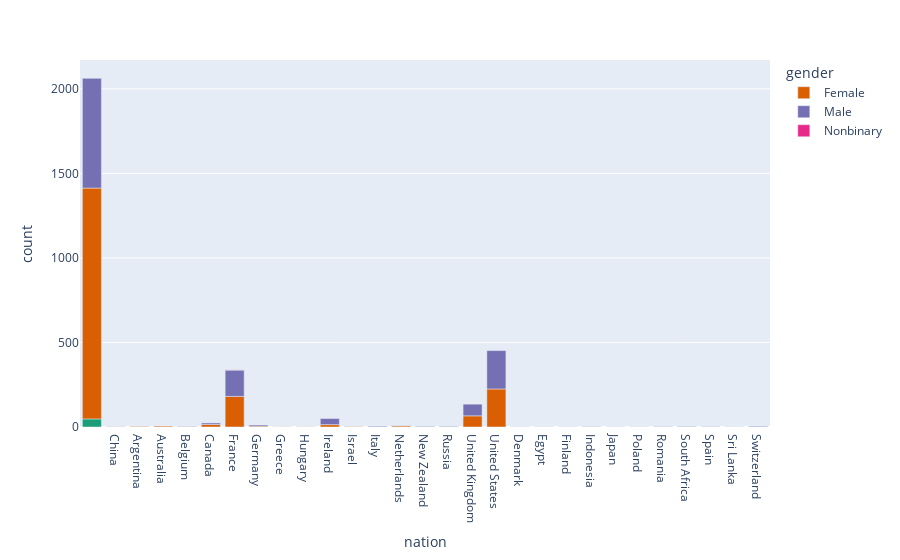

The notebook cell this image was saved under:
### Code cell
color_by='gender'
data = dff.groupby(['nation', color_by]).count().member_id.reset_index().rename({'member_id':'count'},axis=1)
fig = px.bar(
    data, 
    x='nation', 
    y='count',
    color=color_by,
    color_discrete_sequence=px.colors.colorbrewer.Dark2
)
fig

### Figure 1 — Plotly figure (JSON) as saved in the notebook; plotly's stock layout.template omitted (floating-point values rounded to 4 significant figures)
{"data": [{"alignmentgroup": "True", "hovertemplate": "gender=<br>nation=%{x}<br>count=%{y}<extra></extra>", "legendgroup": "", "marker": {"color": "rgb(27,158,119)", "pattern": {"shape": ""}}, "name": "", "offsetgroup": "", "orientation": "v", "showlegend": false, "textposition": "auto", "type": "bar", "x": ["", "China"], "xaxis": "x", "y": [48, 1], "yaxis": "y"}, {"alignmentgroup": "True", "hovertemplate": "gender=Female<br>nation=%{x}<br>count=%{y}<extra></extra>", "legendgroup": "Female", "marker": {"color": "rgb(217,95,2)", "pattern": {"shape": ""}}, "name": "Female", "offsetgroup": "Female", "orientation": "v", "showlegend": true, "textposition": "auto", "type": "bar", "x": ["", "Argentina", "Australia", "Belgium", "Canada", "China", "France", "Germany", "Greece", "Hungary", "Ireland", "Israel", "Italy", "Netherlands", "New Zealand", "Russia", "United Kingdom", "United States"], "xaxis": "x", "y": [1365, 3, 5, 2, 15, 1, 181, 5, 1, 1, 14, 2, 1, 7, 1, 1, 66, 225], "yaxis": "y"}, {"alignmentgroup": "True", "hovertemplate": "gender=Male<br>nation=%{x}<br>count=%{y}<extra></extra>", "legendgroup": "Male", "marker": {"color": "rgb(117,112,179)", "pattern": {"shape": ""}}, "name": "Male", "offsetgroup": "Male", "orientation": "v", "showlegend": true, "textposition": "auto", "type": "bar", "x": ["", "Belgium", "Canada", "Denmark", "Egypt", "Finland", "France", "Germany", "Indonesia", "Ireland", "Italy", "Japan", "Netherlands", "New Zealand", "Poland", "Romania", "Russia", "South Africa", "Spain", "Sri Lanka", "Switzerland", "United Kingdom", "United States"], "xaxis": "x", "y": [649, 2, 9, 1, 1, 1, 156, 7, 2, 36, 4, 1, 1, 3, 1, 2, 3, 3, 2, 1, 4, 69, 227], "yaxis": "y"}, {"alignmentgroup": "True", "hovertemplate": "gender=Nonbinary<br>nation=%{x}<br>count=%{y}<extra></extra>", "legendgroup": "Nonbinary", "marker": {"color": "rgb(231,41,138)", "pattern": {"shape": ""}}, "name": "Nonbinary", "offsetgroup": "Nonbinary", "orientation": "v", "showlegend": true, "textposition": "auto", "type": "bar", "x": ["France"], "xaxis": "x", "y": [1], "yaxis": "y"}], "layout": {"barmode": "relative", "legend": {"title": {"text": "gender"}, "tracegroupgap": 0}, "margin": {"t": 60}, "xaxis": {"anchor": "y", "domain": [0, 1], "title": {"text": "nation"}}, "yaxis": {"anchor": "x", "domain": [0, 1], "title": {"text": "count"}}}}
